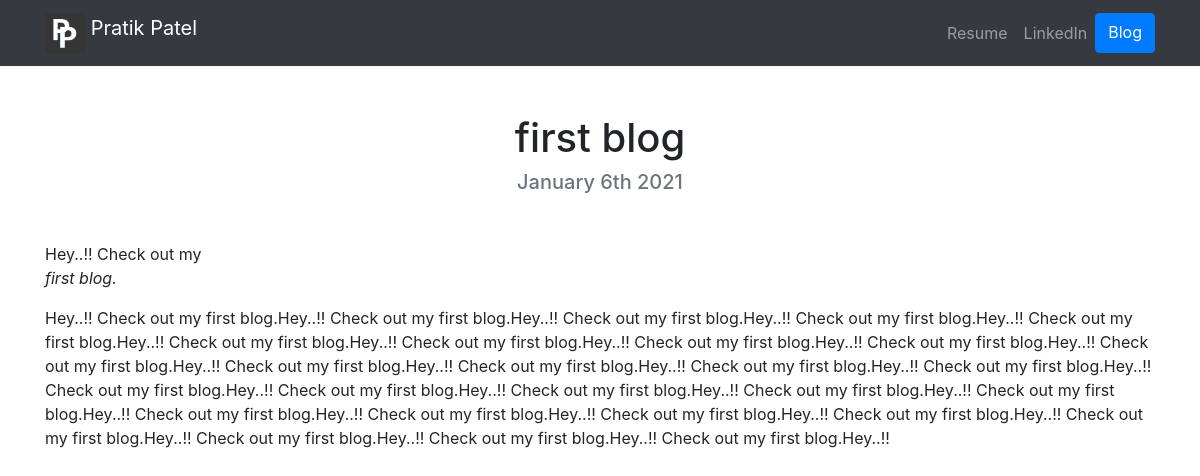
Page /blog/1/ on the committed database.
### blog/models.py (models this page shows, shortened)
class Blog(models.Model):
	title = models.CharField(max_length = 100)
	description = models.TextField(max_length = 1000)
	date = models.DateField(auto_now = False, auto_now_add = False)

### blog/views.py (the view)
# urls.py: path('<int:blog_id>/', views.detail, name = 'detail'),
def detail(request,blog_id):
	blog = get_object_or_404(Blog, pk=blog_id)
	return render(request, 'blog/detail.html', {'blog':blog})

### blog/templates/blog/detail.html
{% extends "portfolio/base.html" %}
{% load static %}
{% block content %}
<h1 class="text-center mt-5" id="blogdetailtitle">{{ blog.title }}</h1>
<h5 class="text-center text-muted mb-5">{{ blog.date|date:'F jS Y' }}</h5>
{{ blog.description|safe }}
{% endblock %}

### rows in the picture
Blog: title "first blog", date "January 6th 2021", description "Hey..!! Check out my first blog. Hey..!! Check out my first blog.Hey..!! Check out my first blog.Hey..!! Check out my first blog.Hey..!! Check out my first blog.Hey..!! Check out my first blog.Hey..!! Check out my first blog.Hey..!! Check out my first blog.Hey..!! Check out my first blog.Hey..!! Check out my first blog.Hey..!! Check out my first blog.Hey..!! Check out my first blog.Hey..!! Check out my first blog.Hey..!! Check out my first blog.Hey..!! Check out my first blog.Hey..!! Check out my first blog.Hey..!! Check out my first blog.Hey..!! Check out my first blog.Hey..!! Check out my first blog.Hey..!! Check out my first blog.Hey..!! Check out my first blog.Hey..!! Check out my first…"
